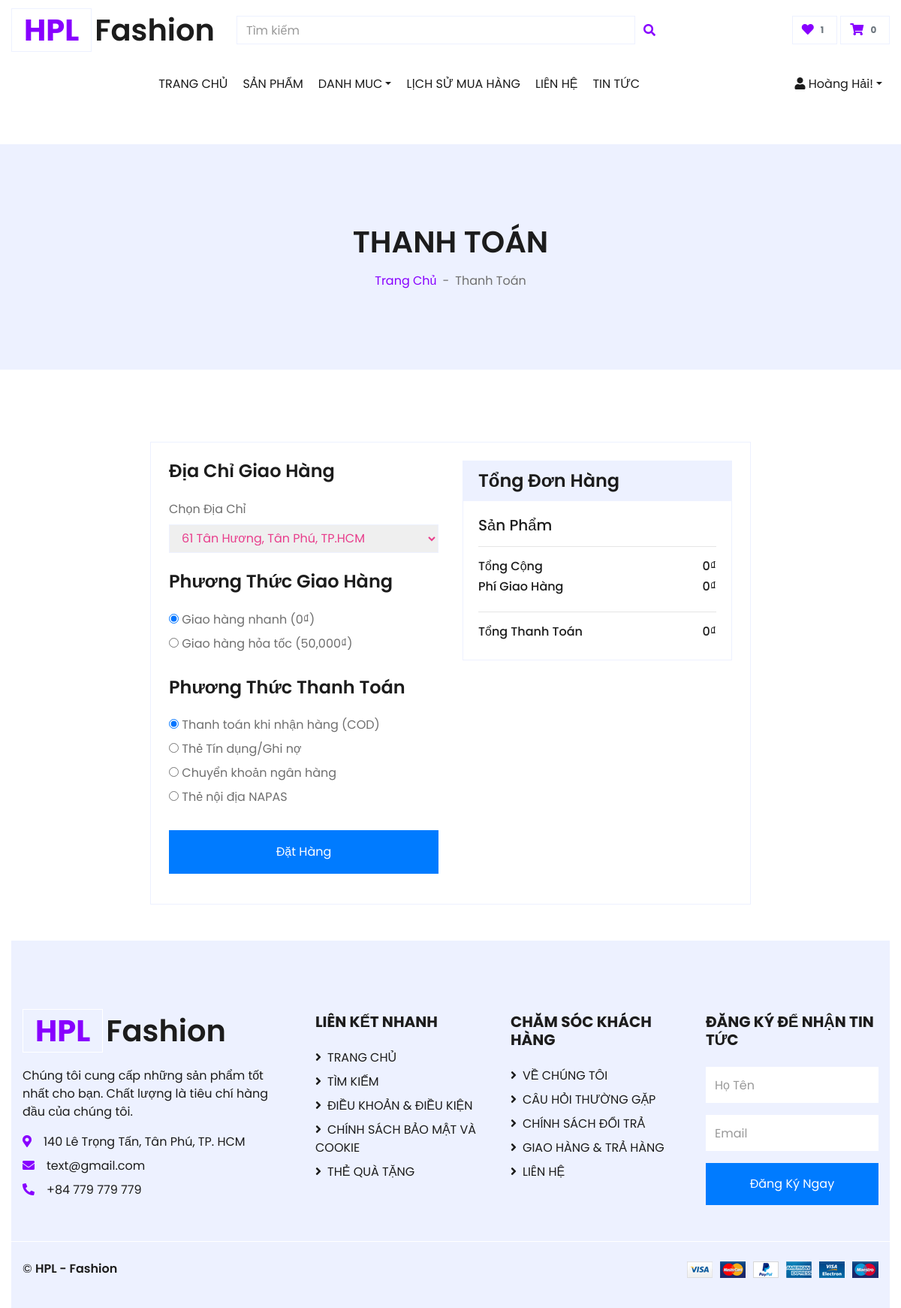
Page /views/checkout.php (signed in) on the earlier database version.
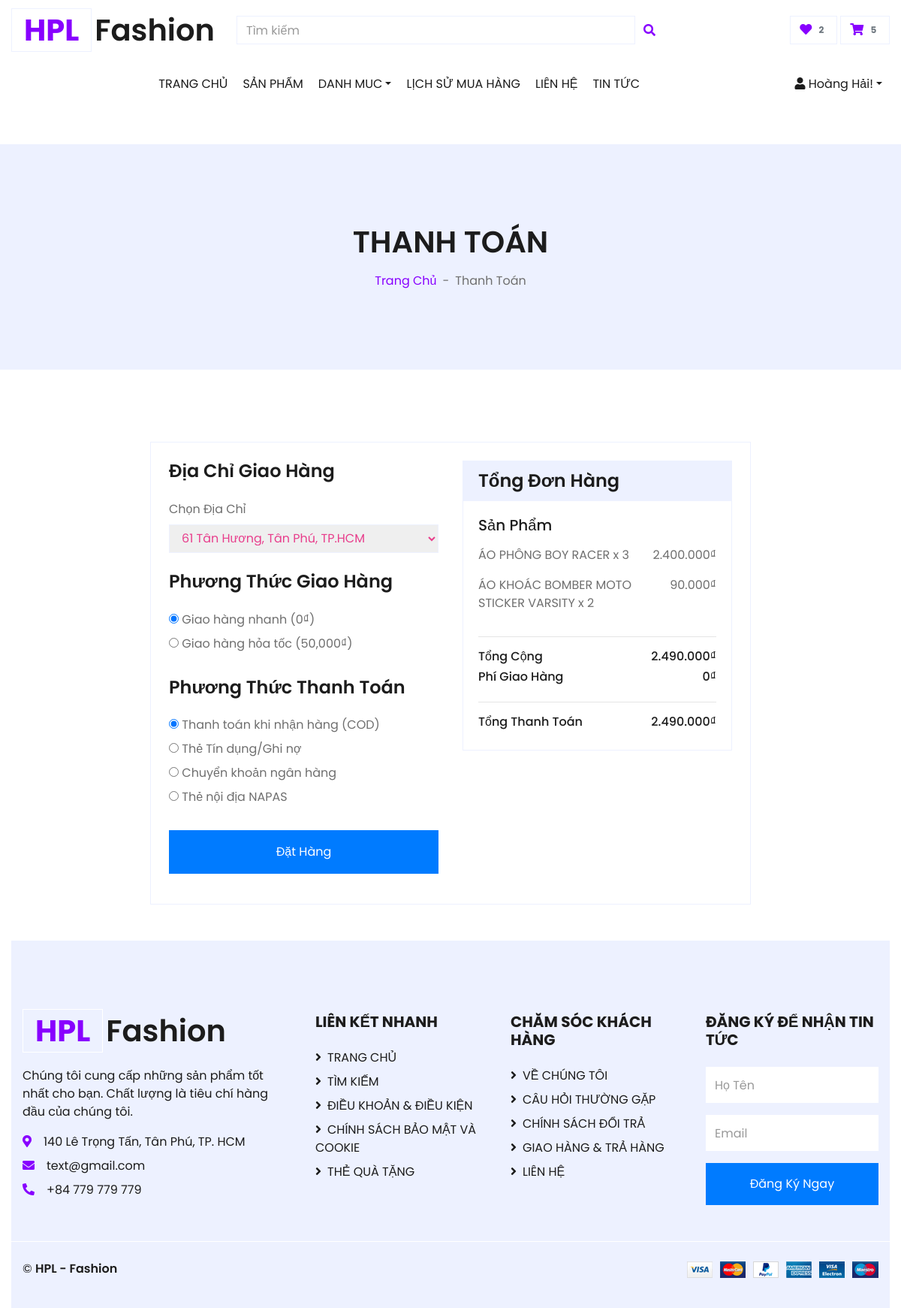
Same page on the later database version.
### tables this page shows
CREATE TABLE `cart_item` (
  `cart_item_id` int NOT NULL,
  `cart_id` int NOT NULL,
  `product_id` int NOT NULL,
  `quantity` int NOT NULL,
  `size` varchar(50) DEFAULT NULL,
  `color` varchar(50) DEFAULT NULL,
  `price` decimal(10,2) NOT NULL
);

CREATE TABLE `products` (
  `product_id` int NOT NULL,
  `product_name` varchar(255) NOT NULL,
  `price` int NOT NULL,
  `category_id` int DEFAULT NULL,
  `image` varchar(255) DEFAULT NULL,
  `image2` varchar(255) DEFAULT NULL,
  `image3` varchar(255) DEFAULT NULL,
  `description` varchar(255) DEFAULT NULL,
  `type` varchar(50) DEFAULT NULL,
  `size` text,
  `discount` int DEFAULT '0'
);

### views/checkout.php (the view, shortened to what the changed rows need)
<?php
$conn = Database::getConnection();
$user_id = $_SESSION['user']['user_id'];
$product_query = "SELECT products.product_name, cart_item.price, cart_item.quantity, products.product_id
                  FROM products
                  JOIN cart_item ON products.product_id = cart_item.product_id
                  JOIN cart ON cart_item.cart_id = cart.cart_id
                  WHERE cart.user_id = $user_id";
$result = $conn->query($product_query);
$products = $result->fetch_all(MYSQLI_ASSOC);
$total = array_reduce($products, fn($carry, $item) => $carry + $item['price'] * $item['quantity'], 0);
$shipping_fee = 0;
?>
<!DOCTYPE html>
<html lang="vi">
<head>
    <link href="https://cdnjs.cloudflare.com/ajax/libs/font-awesome/5.10.0/css/all.min.css" rel="stylesheet">
    <link href="../css/style.css" rel="stylesheet">
</head>
<body>
    <?php include '../includes/header.php'; ?>
    <div class="container-fluid bg-secondary mb-5">
        <div class="d-flex flex-column align-items-center justify-content-center" style="min-height: 300px">
            <h1 class="font-weight-semi-bold text-uppercase mb-3">Thanh Toán</h1>
        </div>
    </div>
    <div class="container-fluid pt-5">
        <div class="row justify-content-center">
            <div class="col-lg-8 col-md-12 d-flex justify-content-between border rounded p-4">
                <div class="w-50 pl-3">
                    <div class="card border-secondary mb-5">
                        <div class="card-body">
                            <?php foreach ($products as $product): ?>
                            <div class="d-flex justify-content-between">
                                <p><?php echo $product['product_name'] . ' x ' . $product['quantity']; ?></p>
                                <p><?php echo number_format($product['price'] * $product['quantity'], 0, ',', '.'); ?>₫</p>
                            </div>
                            <?php endforeach; ?>
                            <div class="d-flex justify-content-between">
                                <h6>Tổng Cộng</h6>
                                <h6><?php echo number_format($total, 0, ',', '.'); ?>₫</h6>
                            </div>
                            <div class="d-flex justify-content-between">
                                <h6>Tổng Thanh Toán</h6>
                                <h6><?php echo number_format($total + $shipping_fee, 0, ',', '.'); ?>₫</h6>
                            </div>
                        </div>
                    </div>
                </div>
        </div>
    </div>
    <?php include '../includes/footer.php'; ?>
</body>
</html>

### includes/header.php (shortened to what the changed rows need)
<?php
$conn = Database::getConnection();
if (isset($_SESSION['user'])) {
    $user_id = $_SESSION['user']['user_id'];
    $cart_query = "
        SELECT SUM(cart_item.quantity) AS total_quantity
        FROM cart
        JOIN cart_item ON cart.cart_id = cart_item.cart_id
        WHERE cart.user_id = $user_id
    ";
    $cart_result = $conn->query($cart_query);
    $row = $cart_result->fetch_assoc();
    $cart_count = $row['total_quantity'] ? $row['total_quantity'] : 0;
    $favorites_query = "
        SELECT COUNT(*) AS favorite_count
        FROM favorites
        WHERE user_id = $user_id
    ";
    $favorites_result = $conn->query($favorites_query);
    $favorite_row = $favorites_result->fetch_assoc();
    $favorite_count = $favorite_row['favorite_count'] ? $favorite_row['favorite_count'] : 0;
} else {
    $cart_count = 0;
    $favorite_count = 0;
}
?>
<div class="container-fluid">
    <div class="row align-items-center py-3 px-xl-5">
        <div class="col-lg-3 d-none d-lg-block">
            <a href="<?php echo BASE_URL; ?>index.php" class="text-decoration-none">
                <h1 class="m-0 display-5 font-weight-semi-bold">
                    <span class="text-success font-weight-bold border px-3 mr-1">HPL</span>Fashion
                </h1>
            </a>
        </div>
        <div class="col-lg-3 col-6 text-right">
            <a href="<?php echo VIEWS_URL; ?>favorites.php" class="btn border">
                <i class="fas fa-heart text-primary"></i>
                <span class="badge"><?php echo $favorite_count; ?></span>
            </a>
            <a href="<?php echo VIEWS_URL; ?>cart.php" class="btn border">
                <i class="fas fa-shopping-cart text-primary"></i>
                <span class="badge"><?php echo $cart_count; ?></span>
            </a>
        </div>
    </div>
</div>

Differences in the rows shown:
added cart_item: product.product_name "ÁO PHÔNG BOY RACER", quantity "3", $product['price'] * $product['quantity'] "2.400.000"
added cart_item: product.product_name "ÁO KHOÁC BOMBER MOTO STICKER VARSITY", quantity "2", $product['price'] * $product['quantity'] "90.000"
Other differences:
$favorite_count: "1" → "2"
$cart_count: "0" → "5"
$total: "0" → "2.490.000"
$total + $shipping_fee: "0" → "2.490.000"
